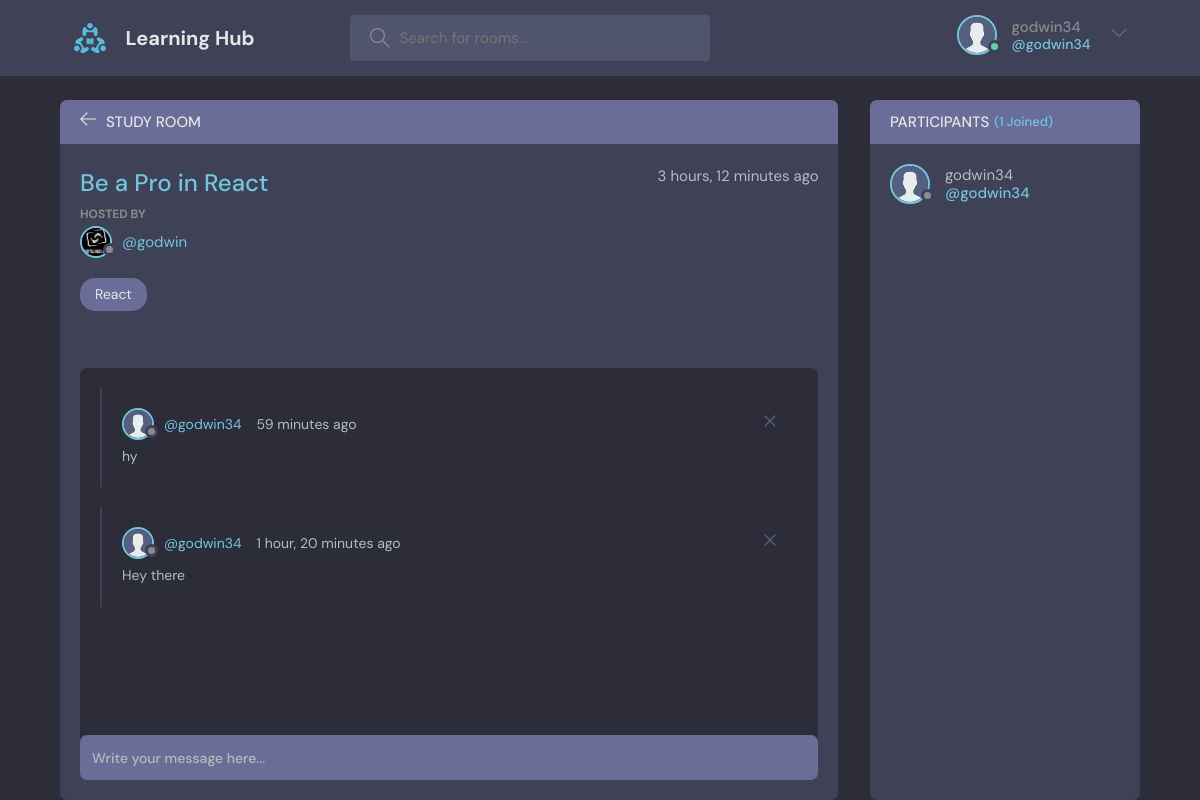
Page /room/1/ (signed in) on the committed database.
### base/models.py (models this page shows, shortened)
class User(AbstractUser):
    name = models.CharField(max_length=200, null=True)
    email = models.EmailField(unique=True)
    bio = models.TextField(null=True)
    avatar = models.ImageField(null=True, default='avatar.svg')
    USERNAME_FIELD = 'email'
    REQUIRED_FIELDS = []

class Room(models.Model):
    host = models.ForeignKey(User, on_delete=models.SET_NULL, null=True)
    topic = models.ForeignKey(Topic, on_delete=models.SET_NULL, null=True)
    name = models.CharField(max_length=200)
    description = models.TextField(null=True, blank=True)
    participants = models.ManyToManyField(User, related_name='participants', blank=True)
    created = models.DateTimeField(auto_now_add=True)
    updated = models.DateTimeField(auto_now=True)
    class Meta:
        ordering = ['-updated', '-created']

class Topic(models.Model):
    name = models.CharField(max_length=200)
    def __str__(self):
        return self.name

class Message(models.Model):
    user = models.ForeignKey(User, on_delete=models.CASCADE)
    room = models.ForeignKey(Room, on_delete=models.CASCADE)
    body = models.TextField()
    updated = models.DateTimeField(auto_now=True)
    created = models.DateTimeField(auto_now_add=True)
    class Meta:
        ordering = ['-updated', '-created']

### base/views.py (the view, shortened to what this page needs)
# urls.py: path('room/<str:pk>/', views.room, name='room'),
def room(request, pk):
    room = Room.objects.get(id=pk)
    room_messages = room.message_set.all().order_by('-created')
    participants = room.participants.all()
    context = {'room': room, 'room_messages': room_messages, 'participants': participants}
    return render(request, 'base/room.html', context)

### base/templates/base/room.html (shortened to what this page needs)
{% extends 'main.html' %} {% block content %}
<main class="profile-page layout layout--2">
  <div class="container">
    <div class="room">
      <div class="room__top">
        <div class="room__topLeft">
          <a href="{% url 'home' %}">
            <svg
              version="1.1"
              xmlns="http://www.w3.org/2000/svg"
              width="32"
              height="32"
              viewBox="0 0 32 32"
            >
              <title>arrow-left</title>
              <path
                d="M13.723 2.286l-13.723 13.714 13.719 13.714 1.616-1.611-10.96-10.96h27.625v-2.286h-27.625l10.965-10.965-1.616-1.607z"
              ></path>
            </svg>
          </a>
          <h3>Study Room</h3>
        </div>
      </div>
      <div class="room__box scroll">
        <div class="room__header scroll">
          <div class="room__info">
            <h3>{{room.name}}</h3>
            <span>{{room.created|timesince}} ago</span>
          </div>
          <div class="room__hosted">
            <p>Hosted By</p>
            <a
              href="{% url 'user-profile' room.host.id %}"
              class="room__author"
            >
              <div class="avatar avatar--small">
                <img src="{{room.host.avatar.url}}" />
              </div>
              <span>@{{room.host.username}}</span>
            </a>
          </div>
          <span class="room__topics">{{room.topic}}</span>
        </div>
        <div class="room__conversation">
          <div class="threads scroll">
            {% for message in room_messages %}
            <div class="thread">
              <div class="thread__top">
                <div class="thread__author">
                  <a
                    href="{% url 'user-profile' message.user.id %}"
                    class="thread__authorInfo"
                  >
                    <div class="avatar avatar--small">
                      <img src="{{message.user.avatar.url}}" />
                    </div>
                    <span>@{{message.user.username}}</span>
                  </a>
                  <span class="thread__date"
                    >{{message.created|timesince}} ago</span
                  >
                </div>
                {% if request.user == message.user %}
                <a href="{% url 'delete-message' message.id %}">
                  <div class="thread__delete">
                    <svg
                      version="1.1"
                      xmlns="http://www.w3.org/2000/svg"
                      width="32"
                      height="32"
                      viewBox="0 0 32 32"
                    >
                      <title>remove</title>
                      <path
                        d="M27.314 6.019l-1.333-1.333-9.98 9.981-9.981-9.981-1.333 1.333 9.981 9.981-9.981 9.98 1.333 1.333 9.981-9.98 9.98 9.98 1.333-1.333-9.98-9.98 9.98-9.981z"
                      ></path>
                    </svg>
                  </div>
                </a>
                {% endif %}
              </div>
              <div class="thread__details">{{message.body}}</div>
            </div>
            {% endfor %}
          </div>
        </div>
      </div>
      <div class="room__message">
        <form action="" method="POST">
          <input name="body" placeholder="Write your message here..." />
        </form>
      </div>
    </div>
    <div class="participants">
      <h3 class="participants__top">
        Participants <span>({{participants.count}} Joined)</span>
      </h3>
      <div class="participants__list scroll">
        {% for user in participants %}
        <a href="{% url 'user-profile' user.id %}" class="participant">
          <div class="avatar avatar--medium">
            <img src="{{ user.avatar.url }}" />
          </div>
          <p>
            {{user.username}}
            <span>@{{user.username}}</span>
          </p>
        </a>
        {% endfor %}
      </div>
    </div>
  </div>
</main>
{% endblock content %}

### templates/navbar.html (shortened to what this page needs)
{% load static %}
<header class="header header--loggedIn">
  <div class="container">
    <a href="{% url 'home' %}" class="header__logo">
      <img src="{% static 'images/logo.svg' %}" />
      <h1>Learning Hub</h1>
    </a>
    <form class="header__search" method="GET" action="{% url 'home' %}">
      <label>
        <input placeholder="Search for rooms..." name="q" type="text" />
      </label>
    </form>
    <nav class="header__menu">
      {% if request.user.is_authenticated %}
      <div class="header__user">
        <a href="{% url 'update-user' %}">
          <div class="avatar avatar--medium active">
            <img src="{{request.user.avatar.url}}" />
          </div>
          <p>
            {{request.user.username}}<span>@{{request.user.username}}</span>
          </p>
        </a>
        <button class="dropdown-button">
          <svg
            version="1.1"
            xmlns="http://www.w3.org/2000/svg"
            width="32"
            height="32"
            viewBox="0 0 32 32"
          >
            <title>chevron-down</title>
            <path d="M16 21l-13-13h-3l16 16 16-16h-3l-13 13z"></path>
          </svg>
        </button>
      </div>
      {% else %}
      <a href="{% url 'login' %}">
        <img src="{% static 'images/avatar.svg' %}" />
        <p>Login</p>
      </a>
      {% endif %}
    </nav>
  </div>
</header>

### rows in the picture
User: user.avatar (placeholder picture), user.username "godwin34", avatar (placeholder picture), username "godwin34"
Room: name "Be a Pro in React", created "3 hours, 12 minutes", host.avatar (picture), host.username "godwin", topic "React"
Message: user.avatar (placeholder picture), user.username "godwin34", created "59 minutes", body "hy"
Message: user.avatar (placeholder picture), user.username "godwin34", created "1 hour, 20 minutes", body "Hey there"

### other values in the picture
{{ participants.count }} "1"
